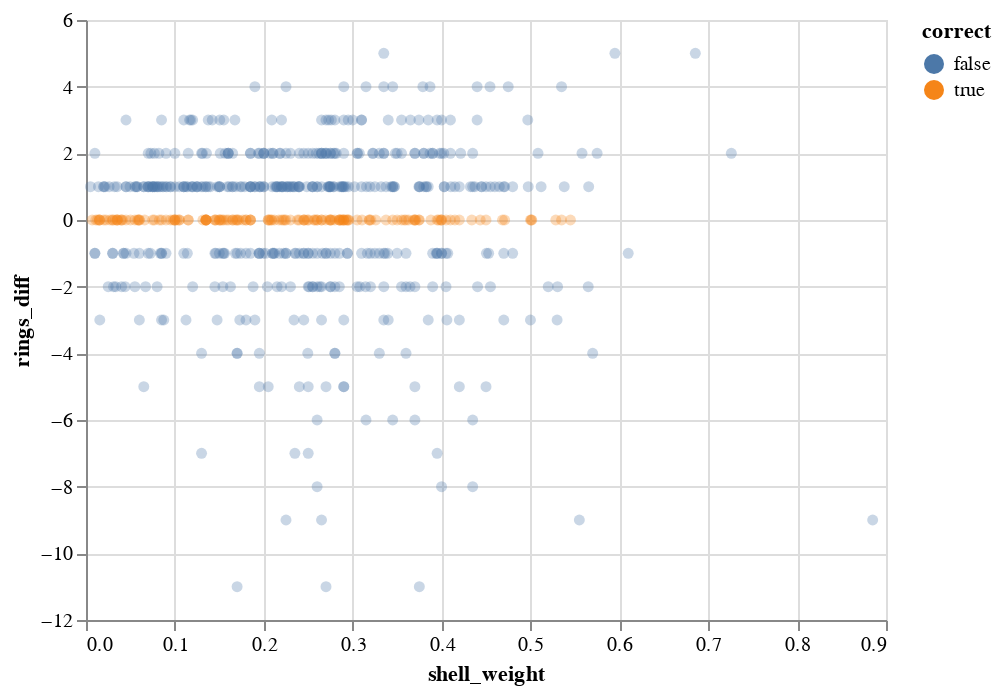

Notebook source saved alongside this figure:
### Code cell
alt.Chart(best_rf_validation).mark_circle().encode(
    x="shell_weight",
    y="rings_diff",
    color="correct",
).configure_mark(
    opacity=0.3,
)

### Figure 1 — Vega-Lite specification as saved in the notebook (floating-point values rounded to 4 significant figures; data arrays with more than 128 entries replaced by an {"elided": "..."} marker saying what was removed)
{"config": {"view": {"continuousWidth": 400, "continuousHeight": 300}, "mark": {"opacity": 0.3}}, "data": {"name": "data-c7233d50ccc147d22fd208f0a8cab445"}, "mark": "circle", "encoding": {"color": {"type": "nominal", "field": "correct"}, "x": {"type": "quantitative", "field": "shell_weight"}, "y": {"type": "quantitative", "field": "rings_diff"}}, "$schema": "https://vega.github.io/schema/vega-lite/v4.8.1.json", "datasets": {"data-c7233d50ccc147d22fd208f0a8cab445": {"elided": "627 records"}}}
